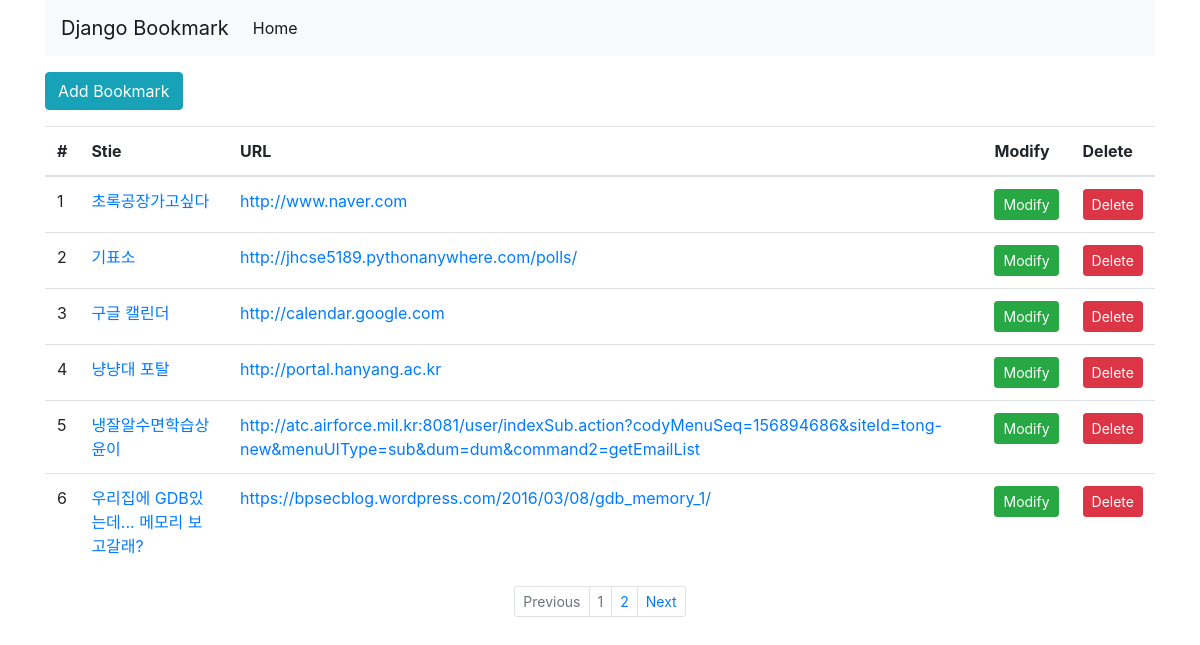
Screenshot of /bookmark/ with the database file from the repository.
### bookmark/models.py (models this page shows, shortened)
class Bookmark(models.Model):
    site_name = models.CharField(max_length=100)
    url = models.URLField('site URL')

### bookmark/views.py (the view)
# urls.py: path('', BookmarkListView.as_view(), name='list'),
class BookmarkListView(ListView):
    model = Bookmark
    paginate_by = 6

### bookmark/templates/bookmark/bookmark_list.html (shortened to what this page needs)
{% extends 'base.html' %}
{% block content %}
    <div class="btn-group">
        <a href="{% url 'add' %}" class="btn btn-info">Add Bookmark</a>
    </div>
    <table class="table">
        <thread>
            <tr>
                <th scope="col">#</th>
                <th scope="col">Stie</th>
                <th scope="col">URL</th>
                <th scope="col">Modify</th>
                <th scope="col">Delete</th>
            </tr>
        </thread>
        <tbody>
            {% for bookmark in object_list %}
                <tr>
                    <td>{{ forloop.counter }}</td>
                    <td><a href="{% url 'detail' pk=bookmark.id %}">{{ bookmark.site_name }}</a></td>
                    <td><a href="{{ bookmark.url }}" target="_blank">{{ bookmark.url }}</a></td>
                    <td><a href="{% url 'update' pk=bookmark.id %}" class="btn btn-success btn-sm">Modify</a></td>
                    <td><a href="{% url 'delete' pk=bookmark.id %}" class="btn btn-danger btn-sm">Delete</a></td>
                </tr>
            {% endfor %}
        </tbody>
    </table>
{% endblock %}
{% block pagination %}
    {% if is_paginated %}
        <ul class="pagination justify-content-center pagination-sm">
            {% if page_obj.has_previous %}
                <li class="page-item">
                    <a class="page-link" href="{% url 'list' %}?page={{ page_obj.previous_page_number }}" tabindex="-1">Previous</a>
                </li>
            {% else %}
            <li class="page-item disabled">
                <a class="page-link" href="#" tabindex="-1">Previous</a>
            </li>
            {% endif %}
            {% for object in page_obj.paginator.page_range %}
                <li class="page-item {% if page_obj.number == forloop.counter %}disabled{% endif %}">
                    <a class="page-link" href="{{ request.path }}?page={{ forloop.counter }}">{{ forloop.counter }}</a>
                </li>
            {% endfor %}
            {% if page_obj.has_next %}
                <li class="page-item">
                    <a class="page-link" href="{% url 'list' %}?page={{ page_obj.next_page_number }}">Next</a>
                </li>
            {% else %}
            <li class="page-item disabled">
                <a class="page-link" href="#">Next</a>
            </li>
            {% endif %}
        </ul>
    {% endif %}
{% endblock %}

### templates/base.html (shortened to what this page needs)
<!DOCTYPE html>
<html lang="en">
<head>
    <link rel="stylesheet" href="https://stackpath.bootstrapcdn.com/bootstrap/4.3.1/css/bootstrap.min.css">
    {% load static %}
    <link rel="stylesheet" href="{% static 'style.css' %}">
</head>
<body>
<div class="container">
    <nav class="navbar navbar-expand-lg navbar-light bg-light">
        <a class="navbar-brand" href="#">Django Bookmark</a>
            <div class="collapse navbar-collapse" id="navbarSupportedContent">
                <ul class="navbar-nav mr-auto">
                    <li class="nav-item active">
                        <a class="nav-link" href="#">Home <span class="sr-only">(current)</span></a>
                    </li>
                </ul>
            </div>
    </nav>
    <div class="row">
        <div class="col">
            {% block content %}
            {% endblock %}
            {% block pagination %}
            {% endblock %}
        </div>
    </div>
</div>
</body>
</html>

### static/style.css (style rules this page uses)
body { width:100%; }

### rows the page displays
Bookmark: site_name "초록공장가고싶다", url "http://www.naver.com"
Bookmark: site_name "기표소", url "http://jhcse5189.pythonanywhere.com/polls/"
Bookmark: site_name "구글 캘린더", url "http://calendar.google.com"
Bookmark: site_name "냥냥대 포탈", url "http://portal.hanyang.ac.kr"
Bookmark: site_name "냉잘알수면학습상윤이", url "http://atc.airforce.mil.kr:8081/user/indexSub.action?codyMenuSeq=156894686&siteId=tong-new&menuUIType=sub&dum=dum&command2=getEmailList"
Bookmark: site_name "우리집에 GDB있는데... 메모리 보고갈래?", url "https://bpsecblog.wordpress.com/2016/03/08/gdb_memory_1/"
